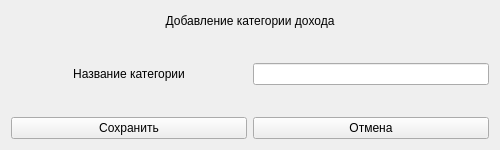
<?xml version="1.0" encoding="UTF-8"?>
<ui version="4.0">
 <class>addincomecategory_window</class>
 <widget class="QWidget" name="addincomecategory_window">
  <property name="geometry">
   <rect>
    <x>0</x>
    <y>0</y>
    <width>500</width>
    <height>150</height>
   </rect>
  </property>
  <property name="windowTitle">
   <string>Form</string>
  </property>
  <layout class="QGridLayout" name="gridLayout">
   <item row="0" column="0" colspan="2">
    <widget class="QLabel" name="label">
     <property name="text">
      <string>Добавление категории дохода</string>
     </property>
     <property name="alignment">
      <set>Qt::AlignCenter</set>
     </property>
    </widget>
   </item>
   <item row="1" column="0" colspan="2">
    <widget class="QLabel" name="freespace1">
     <property name="text">
      <string/>
     </property>
    </widget>
   </item>
   <item row="2" column="0">
    <widget class="QLabel" name="label_2">
     <property name="minimumSize">
      <size>
       <width>200</width>
       <height>0</height>
      </size>
     </property>
     <property name="text">
      <string>Название категории</string>
     </property>
     <property name="alignment">
      <set>Qt::AlignCenter</set>
     </property>
     <property name="margin">
      <number>0</number>
     </property>
    </widget>
   </item>
   <item row="2" column="1">
    <widget class="QLineEdit" name="Name_addincomecategory">
     <property name="sizePolicy">
      <sizepolicy hsizetype="Preferred" vsizetype="Fixed">
       <horstretch>0</horstretch>
       <verstretch>0</verstretch>
      </sizepolicy>
     </property>
    </widget>
   </item>
   <item row="3" column="0" colspan="2">
    <widget class="QLabel" name="freespace2">
     <property name="palette">
      <palette>
       <active>
        <colorrole role="WindowText">
         <brush brushstyle="SolidPattern">
          <color alpha="255">
           <red>255</red>
           <green>0</green>
           <blue>0</blue>
          </color>
         </brush>
        </colorrole>
       </active>
       <inactive>
        <colorrole role="WindowText">
         <brush brushstyle="SolidPattern">
          <color alpha="255">
           <red>255</red>
           <green>0</green>
           <blue>0</blue>
          </color>
         </brush>
        </colorrole>
       </inactive>
       <disabled>
        <colorrole role="WindowText">
         <brush brushstyle="SolidPattern">
          <color alpha="96">
           <red>164</red>
           <green>166</green>
           <blue>168</blue>
          </color>
         </brush>
        </colorrole>
       </disabled>
      </palette>
     </property>
     <property name="font">
      <font>
       <stylestrategy>PreferAntialias</stylestrategy>
      </font>
     </property>
     <property name="text">
      <string/>
     </property>
     <property name="alignment">
      <set>Qt::AlignCenter</set>
     </property>
    </widget>
   </item>
   <item row="4" column="0">
    <widget class="QPushButton" name="addIncomeCategory_Button">
     <property name="text">
      <string>Сохранить</string>
     </property>
    </widget>
   </item>
   <item row="4" column="1">
    <widget class="QPushButton" name="cancel_Button">
     <property name="text">
      <string>Отмена</string>
     </property>
    </widget>
   </item>
  </layout>
 </widget>
 <resources/>
 <connections/>
</ui>
